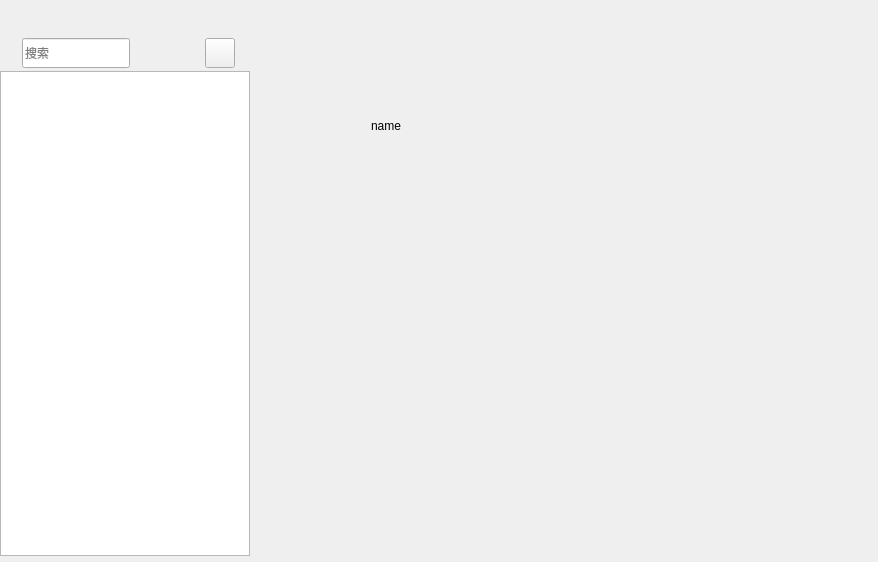
<?xml version="1.0" encoding="UTF-8"?>
<ui version="4.0">
 <class>ContactsWidget</class>
 <widget class="QWidget" name="ContactsWidget">
  <property name="geometry">
   <rect>
    <x>0</x>
    <y>0</y>
    <width>878</width>
    <height>562</height>
   </rect>
  </property>
  <property name="windowTitle">
   <string>Form</string>
  </property>
  <layout class="QHBoxLayout" name="horizontalLayout">
   <property name="spacing">
    <number>0</number>
   </property>
   <property name="leftMargin">
    <number>0</number>
   </property>
   <property name="topMargin">
    <number>0</number>
   </property>
   <property name="rightMargin">
    <number>0</number>
   </property>
   <property name="bottomMargin">
    <number>0</number>
   </property>
   <item>
    <widget class="QWidget" name="contactspaneWidget" native="true">
     <property name="sizePolicy">
      <sizepolicy hsizetype="Expanding" vsizetype="Expanding">
       <horstretch>0</horstretch>
       <verstretch>0</verstretch>
      </sizepolicy>
     </property>
     <property name="minimumSize">
      <size>
       <width>250</width>
       <height>0</height>
      </size>
     </property>
     <property name="maximumSize">
      <size>
       <width>250</width>
       <height>16777215</height>
      </size>
     </property>
     <layout class="QVBoxLayout" name="verticalLayout_7">
      <property name="spacing">
       <number>0</number>
      </property>
      <property name="leftMargin">
       <number>0</number>
      </property>
      <property name="topMargin">
       <number>6</number>
      </property>
      <property name="rightMargin">
       <number>0</number>
      </property>
      <property name="bottomMargin">
       <number>6</number>
      </property>
      <item>
       <widget class="QWidget" name="nullWidget" native="true">
        <property name="minimumSize">
         <size>
          <width>0</width>
          <height>25</height>
         </size>
        </property>
        <property name="maximumSize">
         <size>
          <width>16777215</width>
          <height>25</height>
         </size>
        </property>
       </widget>
      </item>
      <item>
       <widget class="QWidget" name="toolWidget" native="true">
        <property name="minimumSize">
         <size>
          <width>0</width>
          <height>40</height>
         </size>
        </property>
        <property name="maximumSize">
         <size>
          <width>16777215</width>
          <height>40</height>
         </size>
        </property>
        <layout class="QHBoxLayout" name="horizontalLayout_2" stretch="0">
         <property name="spacing">
          <number>0</number>
         </property>
         <property name="leftMargin">
          <number>15</number>
         </property>
         <property name="topMargin">
          <number>0</number>
         </property>
         <property name="rightMargin">
          <number>15</number>
         </property>
         <property name="bottomMargin">
          <number>0</number>
         </property>
         <item>
          <widget class="QWidget" name="searchWidget" native="true">
           <property name="minimumSize">
            <size>
             <width>0</width>
             <height>30</height>
            </size>
           </property>
           <property name="maximumSize">
            <size>
             <width>16777215</width>
             <height>25</height>
            </size>
           </property>
           <layout class="QHBoxLayout" name="horizontalLayout_3">
            <property name="spacing">
             <number>0</number>
            </property>
            <property name="leftMargin">
             <number>0</number>
            </property>
            <property name="topMargin">
             <number>0</number>
            </property>
            <property name="rightMargin">
             <number>0</number>
            </property>
            <property name="bottomMargin">
             <number>0</number>
            </property>
            <item>
             <widget class="QLabel" name="labSerch">
              <property name="sizePolicy">
               <sizepolicy hsizetype="Minimum" vsizetype="Fixed">
                <horstretch>0</horstretch>
                <verstretch>0</verstretch>
               </sizepolicy>
              </property>
              <property name="maximumSize">
               <size>
                <width>30</width>
                <height>30</height>
               </size>
              </property>
              <property name="text">
               <string/>
              </property>
              <property name="pixmap">
               <pixmap>:/resource/icon/menu/search2.svg</pixmap>
              </property>
              <property name="alignment">
               <set>Qt::AlignmentFlag::AlignCenter</set>
              </property>
             </widget>
            </item>
            <item>
             <widget class="QLineEdit" name="leditSearch">
              <property name="maximumSize">
               <size>
                <width>16777215</width>
                <height>30</height>
               </size>
              </property>
              <property name="placeholderText">
               <string>搜索</string>
              </property>
             </widget>
            </item>
            <item>
             <spacer name="horizontalSpacer">
              <property name="orientation">
               <enum>Qt::Orientation::Horizontal</enum>
              </property>
              <property name="sizeHint" stdset="0">
               <size>
                <width>5</width>
                <height>30</height>
               </size>
              </property>
             </spacer>
            </item>
            <item>
             <widget class="QPushButton" name="btnPlus">
              <property name="minimumSize">
               <size>
                <width>30</width>
                <height>30</height>
               </size>
              </property>
              <property name="maximumSize">
               <size>
                <width>30</width>
                <height>30</height>
               </size>
              </property>
              <property name="text">
               <string/>
              </property>
              <property name="icon">
               <iconset>
                <normaloff>:/resource/icon/menu/plus.svg</normaloff>:/resource/icon/menu/plus.svg</iconset>
              </property>
             </widget>
            </item>
           </layout>
          </widget>
         </item>
        </layout>
       </widget>
      </item>
      <item>
       <widget class="ContactsTreeView" name="contactsTreeView"/>
      </item>
     </layout>
    </widget>
   </item>
   <item>
    <widget class="QWidget" name="contactsmainWidget" native="true">
     <property name="sizePolicy">
      <sizepolicy hsizetype="Expanding" vsizetype="Expanding">
       <horstretch>0</horstretch>
       <verstretch>0</verstretch>
      </sizepolicy>
     </property>
     <layout class="QHBoxLayout" name="horizontalLayout_4">
      <property name="spacing">
       <number>0</number>
      </property>
      <property name="leftMargin">
       <number>0</number>
      </property>
      <property name="topMargin">
       <number>6</number>
      </property>
      <property name="rightMargin">
       <number>6</number>
      </property>
      <property name="bottomMargin">
       <number>6</number>
      </property>
      <item>
       <widget class="QStackedWidget" name="stackedWidget">
        <property name="sizePolicy">
         <sizepolicy hsizetype="Expanding" vsizetype="Expanding">
          <horstretch>0</horstretch>
          <verstretch>0</verstretch>
         </sizepolicy>
        </property>
        <property name="currentIndex">
         <number>2</number>
        </property>
        <widget class="QWidget" name="page">
         <layout class="QVBoxLayout" name="verticalLayout_2">
          <property name="spacing">
           <number>0</number>
          </property>
          <property name="leftMargin">
           <number>0</number>
          </property>
          <property name="topMargin">
           <number>0</number>
          </property>
          <property name="rightMargin">
           <number>0</number>
          </property>
          <property name="bottomMargin">
           <number>0</number>
          </property>
          <item>
           <widget class="QWidget" name="widget_3" native="true">
            <layout class="QVBoxLayout" name="verticalLayout_3">
             <property name="spacing">
              <number>0</number>
             </property>
             <property name="leftMargin">
              <number>0</number>
             </property>
             <property name="topMargin">
              <number>0</number>
             </property>
             <property name="rightMargin">
              <number>0</number>
             </property>
             <property name="bottomMargin">
              <number>0</number>
             </property>
             <item>
              <widget class="QWidget" name="widget_4" native="true">
               <property name="maximumSize">
                <size>
                 <width>16777215</width>
                 <height>80</height>
                </size>
               </property>
              </widget>
             </item>
             <item>
              <widget class="QWidget" name="widget" native="true">
               <widget class="QPushButton" name="btnHeadIcon">
                <property name="geometry">
                 <rect>
                  <x>30</x>
                  <y>20</y>
                  <width>80</width>
                  <height>80</height>
                 </rect>
                </property>
                <property name="text">
                 <string/>
                </property>
                <property name="iconSize">
                 <size>
                  <width>80</width>
                  <height>80</height>
                 </size>
                </property>
                <property name="autoDefault">
                 <bool>true</bool>
                </property>
                <property name="flat">
                 <bool>true</bool>
                </property>
               </widget>
               <widget class="QLabel" name="labName">
                <property name="geometry">
                 <rect>
                  <x>121</x>
                  <y>24</y>
                  <width>101</width>
                  <height>31</height>
                 </rect>
                </property>
                <property name="text">
                 <string>name</string>
                </property>
               </widget>
               <widget class="QPushButton" name="btnAddFriend">
                <property name="geometry">
                 <rect>
                  <x>50</x>
                  <y>270</y>
                  <width>91</width>
                  <height>31</height>
                 </rect>
                </property>
                <property name="text">
                 <string>添加到通讯录</string>
                </property>
                <property name="checkable">
                 <bool>true</bool>
                </property>
                <property name="autoDefault">
                 <bool>true</bool>
                </property>
               </widget>
               <widget class="QPushButton" name="btnRejectFriend">
                <property name="geometry">
                 <rect>
                  <x>190</x>
                  <y>270</y>
                  <width>91</width>
                  <height>31</height>
                 </rect>
                </property>
                <property name="text">
                 <string>拒绝</string>
                </property>
                <property name="checkable">
                 <bool>true</bool>
                </property>
                <property name="autoDefault">
                 <bool>true</bool>
                </property>
               </widget>
              </widget>
             </item>
             <item>
              <widget class="QWidget" name="widget_5" native="true">
               <property name="maximumSize">
                <size>
                 <width>16777215</width>
                 <height>80</height>
                </size>
               </property>
              </widget>
             </item>
            </layout>
           </widget>
          </item>
         </layout>
        </widget>
        <widget class="QWidget" name="page_3">
         <layout class="QVBoxLayout" name="verticalLayout_5">
          <property name="spacing">
           <number>0</number>
          </property>
          <property name="leftMargin">
           <number>0</number>
          </property>
          <property name="topMargin">
           <number>0</number>
          </property>
          <property name="rightMargin">
           <number>0</number>
          </property>
          <property name="bottomMargin">
           <number>0</number>
          </property>
          <item>
           <widget class="QWidget" name="widget_9" native="true">
            <property name="maximumSize">
             <size>
              <width>16777215</width>
              <height>80</height>
             </size>
            </property>
           </widget>
          </item>
          <item>
           <widget class="QWidget" name="widget_8" native="true">
            <widget class="QPushButton" name="btnHeadIcon_3">
             <property name="geometry">
              <rect>
               <x>30</x>
               <y>20</y>
               <width>80</width>
               <height>80</height>
              </rect>
             </property>
             <property name="text">
              <string/>
             </property>
             <property name="iconSize">
              <size>
               <width>80</width>
               <height>80</height>
              </size>
             </property>
             <property name="autoDefault">
              <bool>true</bool>
             </property>
             <property name="flat">
              <bool>true</bool>
             </property>
            </widget>
            <widget class="QLabel" name="labName_3">
             <property name="geometry">
              <rect>
               <x>121</x>
               <y>24</y>
               <width>101</width>
               <height>31</height>
              </rect>
             </property>
             <property name="text">
              <string>name</string>
             </property>
            </widget>
            <widget class="QPushButton" name="btnAddFriend_2">
             <property name="geometry">
              <rect>
               <x>110</x>
               <y>260</y>
               <width>121</width>
               <height>41</height>
              </rect>
             </property>
             <property name="text">
              <string>待验证</string>
             </property>
             <property name="autoDefault">
              <bool>true</bool>
             </property>
            </widget>
           </widget>
          </item>
          <item>
           <widget class="QWidget" name="widget_10" native="true">
            <property name="maximumSize">
             <size>
              <width>16777215</width>
              <height>80</height>
             </size>
            </property>
           </widget>
          </item>
         </layout>
        </widget>
        <widget class="QWidget" name="page_2">
         <layout class="QVBoxLayout" name="verticalLayout_4">
          <property name="spacing">
           <number>0</number>
          </property>
          <property name="leftMargin">
           <number>0</number>
          </property>
          <property name="topMargin">
           <number>0</number>
          </property>
          <property name="rightMargin">
           <number>0</number>
          </property>
          <property name="bottomMargin">
           <number>0</number>
          </property>
          <item>
           <widget class="QWidget" name="widget_6" native="true">
            <property name="maximumSize">
             <size>
              <width>16777215</width>
              <height>80</height>
             </size>
            </property>
           </widget>
          </item>
          <item>
           <widget class="QWidget" name="widget_2" native="true">
            <widget class="QPushButton" name="btnHeadIcon_2">
             <property name="geometry">
              <rect>
               <x>30</x>
               <y>20</y>
               <width>80</width>
               <height>80</height>
              </rect>
             </property>
             <property name="text">
              <string/>
             </property>
             <property name="iconSize">
              <size>
               <width>80</width>
               <height>80</height>
              </size>
             </property>
             <property name="autoDefault">
              <bool>true</bool>
             </property>
             <property name="flat">
              <bool>true</bool>
             </property>
            </widget>
            <widget class="QLabel" name="labName_2">
             <property name="geometry">
              <rect>
               <x>121</x>
               <y>24</y>
               <width>101</width>
               <height>31</height>
              </rect>
             </property>
             <property name="text">
              <string>name</string>
             </property>
            </widget>
           </widget>
          </item>
          <item>
           <widget class="QWidget" name="widget_7" native="true">
            <property name="maximumSize">
             <size>
              <width>16777215</width>
              <height>80</height>
             </size>
            </property>
           </widget>
          </item>
         </layout>
        </widget>
        <widget class="QWidget" name="page_4"/>
        <widget class="QWidget" name="page_5">
         <layout class="QVBoxLayout" name="verticalLayout_6">
          <property name="spacing">
           <number>0</number>
          </property>
          <property name="leftMargin">
           <number>0</number>
          </property>
          <property name="topMargin">
           <number>0</number>
          </property>
          <property name="rightMargin">
           <number>0</number>
          </property>
          <property name="bottomMargin">
           <number>0</number>
          </property>
          <item>
           <widget class="QWidget" name="widget_12" native="true">
            <property name="maximumSize">
             <size>
              <width>16777215</width>
              <height>80</height>
             </size>
            </property>
           </widget>
          </item>
          <item>
           <widget class="QWidget" name="widget_11" native="true">
            <widget class="QPushButton" name="btnHeadIcon_4">
             <property name="geometry">
              <rect>
               <x>30</x>
               <y>20</y>
               <width>80</width>
               <height>80</height>
              </rect>
             </property>
             <property name="text">
              <string/>
             </property>
             <property name="iconSize">
              <size>
               <width>80</width>
               <height>80</height>
              </size>
             </property>
             <property name="autoDefault">
              <bool>true</bool>
             </property>
             <property name="flat">
              <bool>true</bool>
             </property>
            </widget>
            <widget class="QLabel" name="labName_4">
             <property name="geometry">
              <rect>
               <x>121</x>
               <y>24</y>
               <width>101</width>
               <height>31</height>
              </rect>
             </property>
             <property name="text">
              <string>name</string>
             </property>
            </widget>
            <widget class="QLabel" name="label">
             <property name="geometry">
              <rect>
               <x>110</x>
               <y>250</y>
               <width>111</width>
               <height>61</height>
              </rect>
             </property>
             <property name="font">
              <font>
               <pointsize>12</pointsize>
              </font>
             </property>
             <property name="text">
              <string>已添加</string>
             </property>
             <property name="alignment">
              <set>Qt::AlignmentFlag::AlignCenter</set>
             </property>
            </widget>
           </widget>
          </item>
          <item>
           <widget class="QWidget" name="widget_13" native="true">
            <property name="maximumSize">
             <size>
              <width>16777215</width>
              <height>80</height>
             </size>
            </property>
           </widget>
          </item>
         </layout>
        </widget>
        <widget class="QWidget" name="page_6">
         <layout class="QVBoxLayout" name="verticalLayout">
          <property name="spacing">
           <number>0</number>
          </property>
          <property name="leftMargin">
           <number>0</number>
          </property>
          <property name="topMargin">
           <number>0</number>
          </property>
          <property name="rightMargin">
           <number>0</number>
          </property>
          <property name="bottomMargin">
           <number>0</number>
          </property>
          <item>
           <widget class="QWidget" name="widget_14" native="true">
            <property name="maximumSize">
             <size>
              <width>16777215</width>
              <height>80</height>
             </size>
            </property>
           </widget>
          </item>
          <item>
           <widget class="QWidget" name="widget_16" native="true">
            <widget class="QPushButton" name="btnHeadIcon_5">
             <property name="geometry">
              <rect>
               <x>30</x>
               <y>20</y>
               <width>80</width>
               <height>80</height>
              </rect>
             </property>
             <property name="text">
              <string/>
             </property>
             <property name="iconSize">
              <size>
               <width>80</width>
               <height>80</height>
              </size>
             </property>
             <property name="autoDefault">
              <bool>true</bool>
             </property>
             <property name="flat">
              <bool>true</bool>
             </property>
            </widget>
            <widget class="QLabel" name="labName_5">
             <property name="geometry">
              <rect>
               <x>121</x>
               <y>24</y>
               <width>101</width>
               <height>31</height>
              </rect>
             </property>
             <property name="text">
              <string>name</string>
             </property>
            </widget>
            <widget class="QLabel" name="label_2">
             <property name="geometry">
              <rect>
               <x>110</x>
               <y>250</y>
               <width>111</width>
               <height>61</height>
              </rect>
             </property>
             <property name="font">
              <font>
               <pointsize>12</pointsize>
              </font>
             </property>
             <property name="text">
              <string>已拒绝</string>
             </property>
             <property name="alignment">
              <set>Qt::AlignmentFlag::AlignCenter</set>
             </property>
            </widget>
           </widget>
          </item>
          <item>
           <widget class="QWidget" name="widget_15" native="true">
            <property name="maximumSize">
             <size>
              <width>16777215</width>
              <height>80</height>
             </size>
            </property>
           </widget>
          </item>
         </layout>
        </widget>
       </widget>
      </item>
     </layout>
    </widget>
   </item>
  </layout>
 </widget>
 <customwidgets>
  <customwidget>
   <class>ContactsTreeView</class>
   <extends>QTreeView</extends>
   <header location="global">contactstreeview.h</header>
  </customwidget>
 </customwidgets>
 <resources/>
 <connections/>
</ui>
